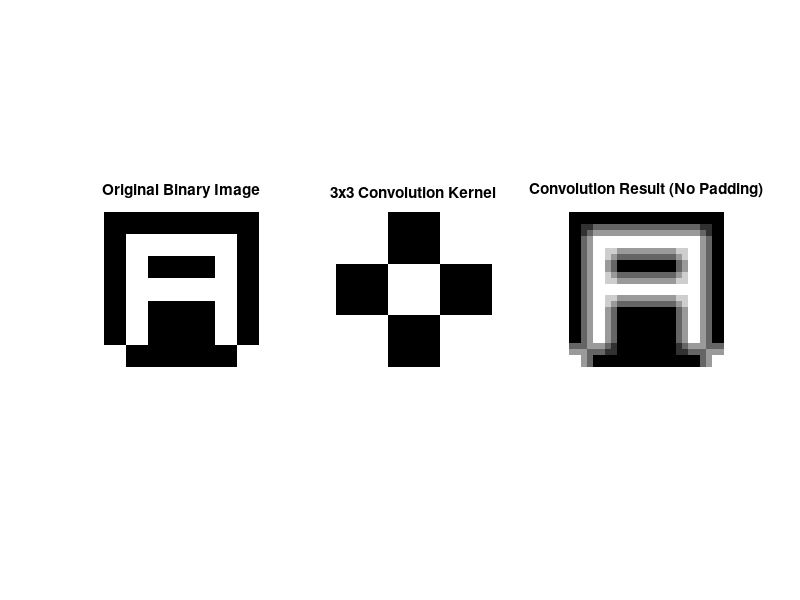

Recreate this plot in MATLAB.
Image = [
    0, 0, 0, 0, 0, 0, 0, 0, 0, 0, 0, 0, 0, 0, 0, 0, 0, 0, 0, 0, 0, 0, 0, 0, 0, 0, 0, 0;
    0, 0, 0, 0, 0, 0, 0, 0, 0, 0, 0, 0, 0, 0, 0, 0, 0, 0, 0, 0, 0, 0, 0, 0, 0, 0, 0, 0;
    0, 0, 0, 0, 0, 0, 0, 0, 0, 0, 0, 0, 0, 0, 0, 0, 0, 0, 0, 0, 0, 0, 0, 0, 0, 0, 0, 0;
    0, 0, 0, 0, 0, 0, 0, 0, 0, 0, 0, 0, 0, 0, 0, 0, 0, 0, 0, 0, 0, 0, 0, 0, 0, 0, 0, 0;
    0, 0, 0, 0, 1, 1, 1, 1, 1, 1, 1, 1, 1, 1, 1, 1, 1, 1, 1, 1, 1, 1, 1, 1, 0, 0, 0, 0;
    0, 0, 0, 0, 1, 1, 1, 1, 1, 1, 1, 1, 1, 1, 1, 1, 1, 1, 1, 1, 1, 1, 1, 1, 0, 0, 0, 0;
    0, 0, 0, 0, 1, 1, 1, 1, 1, 1, 1, 1, 1, 1, 1, 1, 1, 1, 1, 1, 1, 1, 1, 1, 0, 0, 0, 0;
    0, 0, 0, 0, 1, 1, 1, 1, 1, 1, 1, 1, 1, 1, 1, 1, 1, 1, 1, 1, 1, 1, 1, 1, 0, 0, 0, 0;
    0, 0, 0, 0, 1, 1, 1, 1, 0, 0, 0, 0, 0, 0, 0, 0, 0, 0, 0, 0, 1, 1, 1, 1, 0, 0, 0, 0;
    0, 0, 0, 0, 1, 1, 1, 1, 0, 0, 0, 0, 0, 0, 0, 0, 0, 0, 0, 0, 1, 1, 1, 1, 0, 0, 0, 0;
    0, 0, 0, 0, 1, 1, 1, 1, 0, 0, 0, 0, 0, 0, 0, 0, 0, 0, 0, 0, 1, 1, 1, 1, 0, 0, 0, 0;
    0, 0, 0, 0, 1, 1, 1, 1, 0, 0, 0, 0, 0, 0, 0, 0, 0, 0, 0, 0, 1, 1, 1, 1, 0, 0, 0, 0;
    0, 0, 0, 0, 1, 1, 1, 1, 1, 1, 1, 1, 1, 1, 1, 1, 1, 1, 1, 1, 1, 1, 1, 1, 0, 0, 0, 0;
    0, 0, 0, 0, 1, 1, 1, 1, 1, 1, 1, 1, 1, 1, 1, 1, 1, 1, 1, 1, 1, 1, 1, 1, 0, 0, 0, 0;
    0, 0, 0, 0, 1, 1, 1, 1, 1, 1, 1, 1, 1, 1, 1, 1, 1, 1, 1, 1, 1, 1, 1, 1, 0, 0, 0, 0;
    0, 0, 0, 0, 1, 1, 1, 1, 1, 1, 1, 1, 1, 1, 1, 1, 1, 1, 1, 1, 1, 1, 1, 1, 0, 0, 0, 0;
    0, 0, 0, 0, 1, 1, 1, 1, 0, 0, 0, 0, 0, 0, 0, 0, 0, 0, 0, 0, 1, 1, 1, 1, 0, 0, 0, 0;
    0, 0, 0, 0, 1, 1, 1, 1, 0, 0, 0, 0, 0, 0, 0, 0, 0, 0, 0, 0, 1, 1, 1, 1, 0, 0, 0, 0;
    0, 0, 0, 0, 1, 1, 1, 1, 0, 0, 0, 0, 0, 0, 0, 0, 0, 0, 0, 0, 1, 1, 1, 1, 0, 0, 0, 0;
    0, 0, 0, 0, 1, 1, 1, 1, 0, 0, 0, 0, 0, 0, 0, 0, 0, 0, 0, 0, 1, 1, 1, 1, 0, 0, 0, 0;
    0, 0, 0, 0, 1, 1, 1, 1, 0, 0, 0, 0, 0, 0, 0, 0, 0, 0, 0, 0, 1, 1, 1, 1, 0, 0, 0, 0;
    0, 0, 0, 0, 1, 1, 1, 1, 0, 0, 0, 0, 0, 0, 0, 0, 0, 0, 0, 0, 1, 1, 1, 1, 0, 0, 0, 0;
    0, 0, 0, 0, 1, 1, 1, 1, 0, 0, 0, 0, 0, 0, 0, 0, 0, 0, 0, 0, 1, 1, 1, 1, 0, 0, 0, 0;
    0, 0, 0, 0, 1, 1, 1, 1, 0, 0, 0, 0, 0, 0, 0, 0, 0, 0, 0, 0, 1, 1, 1, 1, 0, 0, 0, 0;
    1, 1, 1, 1, 0, 0, 0, 0, 0, 0, 0, 0, 0, 0, 0, 0, 0, 0, 0, 0, 0, 0, 0, 0, 1, 1, 1, 1;
    1, 1, 1, 1, 0, 0, 0, 0, 0, 0, 0, 0, 0, 0, 0, 0, 0, 0, 0, 0, 0, 0, 0, 0, 1, 1, 1, 1;
    1, 1, 1, 1, 0, 0, 0, 0, 0, 0, 0, 0, 0, 0, 0, 0, 0, 0, 0, 0, 0, 0, 0, 0, 1, 1, 1, 1;
    1, 1, 1, 1, 0, 0, 0, 0, 0, 0, 0, 0, 0, 0, 0, 0, 0, 0, 0, 0, 0, 0, 0, 0, 1, 1, 1, 1;];
Image = logical(Image);
kernel = [1, 0, 1; 0, 1, 0; 1, 0, 1];
kernel = logical(kernel);

convResult = conv2(double(Image), double(kernel), 'valid');

figure;
subplot(1, 3, 1);
imshow(Image);
title('Original Binary Image');
subplot(1, 3, 2);
imshow(kernel, 'InitialMagnification', 'fit');
title('3x3 Convolution Kernel');
subplot(1, 3, 3);
imshow(convResult, []);
title('Convolution Result (No Padding)');